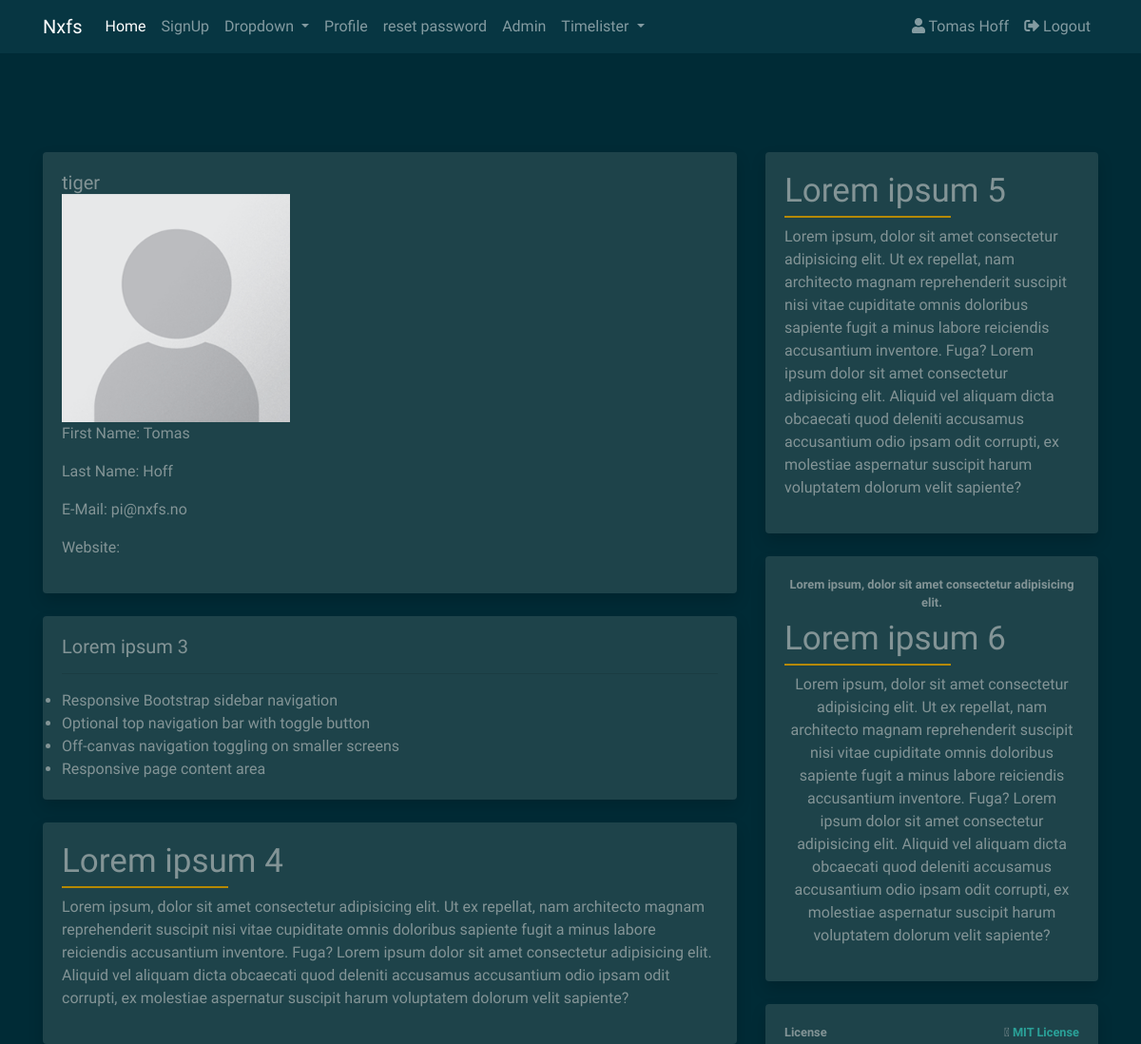
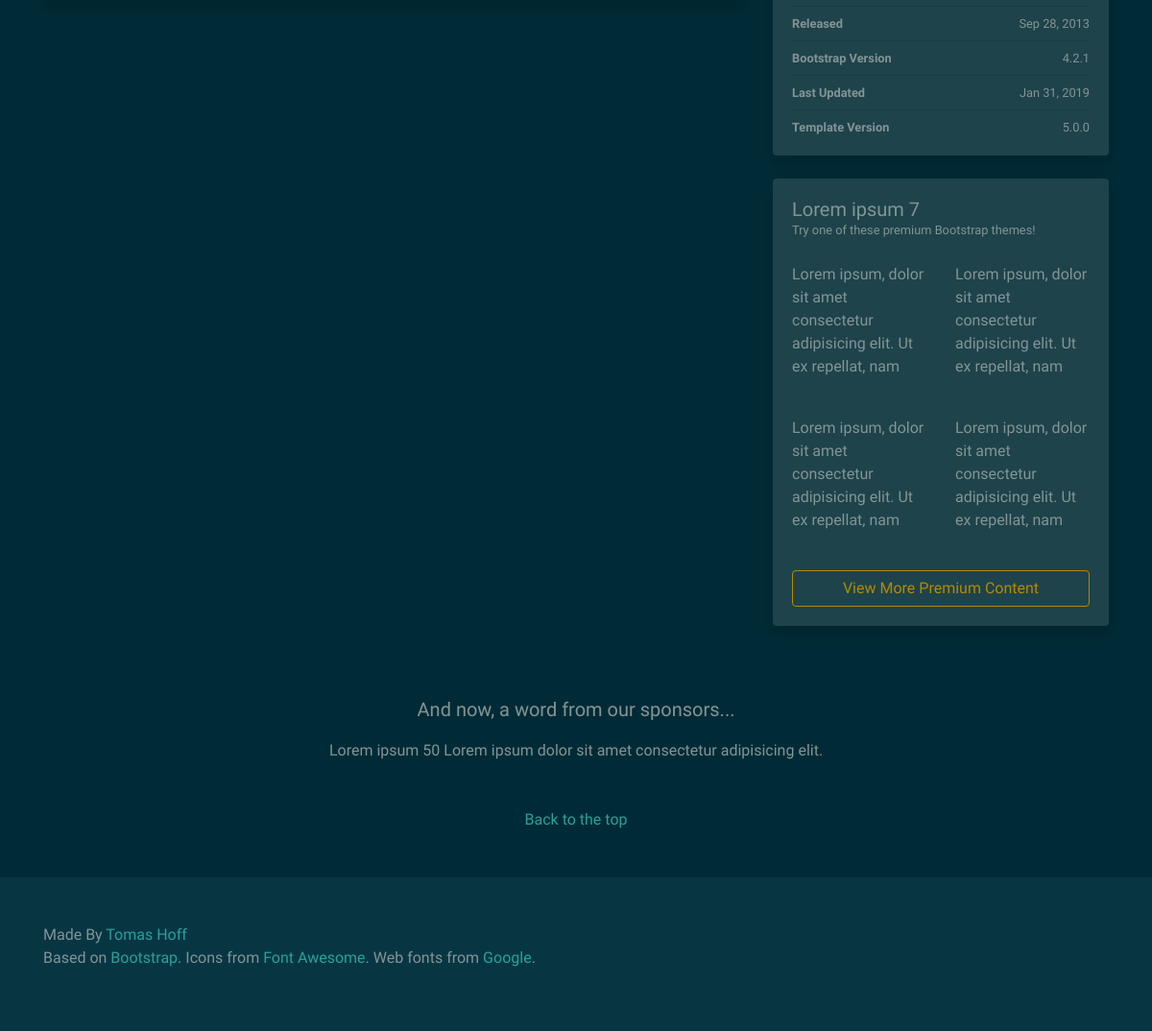
The app's page /users/profile/ (signed in) with its own data (2 pictures, top to bottom).
### users/models.py (models this page shows, shortened)
class CustomUser(AbstractUser):
    objects = CustomUserManager()
    city = models.CharField(max_length=50, blank=True)
    country = models.CharField(max_length=50, blank=True)
    website = models.URLField(blank=True)
    phone = models.IntegerField(default=0)
    profile_picture = models.ImageField(
        upload_to='profile_image', default='default/profile.png')

### users/views.py (the view)
def profile(request):
    return render(request, 'users/profile.html')

### srv/context_processors.py (called while the page is built)
def custom_context(request):
    navbarloginform = LoginForm(request.POST or None)
    return {
        'navbarloginform': navbarloginform
    }

### templates/users/profile.html (shortened to what this page needs)
{% extends 'base.html' %}
{% block content %}
{% load crispy_forms_tags %}
<div class="col-lg-8">
    <div class="card border-0 shadow mb-4">
        <div class="card-body">
            <h5 class="m-0">{{ user.username }}</h5>
            <img src="{{ user.profile_picture.url }}" width="240">
            <p>First Name: {{ user.first_name }}</p>
            <p>Last Name: {{ user.last_name }}</p>
            <p>E-Mail: {{ user.email }}</p>
            <p>Website: {{ user.website }}</p>
        </div>
    </div>
    <div class="card border-0 shadow mb-4">
        <div class="card-body">
            <h5 class="m-0">Lorem ipsum 3</h5>
            <hr>
            <ul class="mb-0">
                <li>Responsive Bootstrap sidebar navigation</li>
                <li>Optional top navigation bar with toggle button</li>
                <li>Off-canvas navigation toggling on smaller screens</li>
                <li>Responsive page content area</li>
            </ul>
        </div>
    </div>
    <div class="card border-0 shadow mb-4">
        <div class="card-body">
            <div class="disqus-comments">
                <h2>Lorem ipsum 4</h2>
                <p>Lorem ipsum, dolor sit amet consectetur adipisicing elit. Ut ex repellat, nam architecto
                    magnam
                    reprehenderit suscipit nisi vitae cupiditate omnis doloribus sapiente fugit a minus
                    labore
                    reiciendis accusantium inventore. Fuga? Lorem ipsum dolor sit amet consectetur
                    adipisicing elit.
                    Aliquid vel aliquam dicta obcaecati quod deleniti accusamus accusantium odio ipsam odit
                    corrupti, ex
                    molestiae aspernatur suscipit harum voluptatem dolorum velit sapiente?</p>
            </div>
        </div>
    </div>
</div>
<div class="col-lg-4">
    <div class="card border-0 shadow mb-4 d-none d-lg-block">
        <div class="card-body">
            <h2>Lorem ipsum 5</h2>
            <p>Lorem ipsum, dolor sit amet consectetur adipisicing elit. Ut ex repellat,
                nam architecto
                magnam
                reprehenderit suscipit nisi vitae cupiditate omnis doloribus sapiente
                fugit a minus
                labore
                reiciendis accusantium inventore. Fuga? Lorem ipsum dolor sit amet
                consectetur
                adipisicing elit.
                Aliquid vel aliquam dicta obcaecati quod deleniti accusamus accusantium
                odio ipsam odit
                corrupti, ex
                molestiae aspernatur suscipit harum voluptatem dolorum velit sapiente?
            </p>
        </div>
    </div>
    <div class="card border-0 shadow mb-4 text-center">
        <div class="card-body">
            <div class="small mb-2 font-weight-bold">
                Lorem ipsum, dolor sit amet consectetur adipisicing elit.
            </div>
            <h2>Lorem ipsum 6</h2>
            <p>Lorem ipsum, dolor sit amet consectetur adipisicing elit. Ut ex repellat, nam architecto
                magnam
                reprehenderit suscipit nisi vitae cupiditate omnis doloribus sapiente fugit a minus
                labore
                reiciendis accusantium inventore. Fuga? Lorem ipsum dolor sit amet consectetur
                adipisicing elit.
                Aliquid vel aliquam dicta obcaecati quod deleniti accusamus accusantium odio ipsam odit
                corrupti, ex
                molestiae aspernatur suscipit harum voluptatem dolorum velit sapiente?</p>
        </div>
    </div>
    <div class="card border-0 shadow mb-4">
        <div class="card-body">
            <div class="d-flex justify-content-between small">
                <span class="font-weight-bold">License</span>
                <span><i class="fal fa-balance-scale"></i> <a class="font-weight-bold"
                        href="https://github.com/BlackrockDigital/startbootstrap-simple-sidebar/blob/master/LICENSE">MIT
                        License</a></span>
            </div>
            <hr class="my-2">
            <div class="d-flex justify-content-between small">
                <span class="font-weight-bold">Released</span>
                <span>Sep 28, 2013</span>
            </div>
            <hr class="my-2">
            <div class="d-flex justify-content-between small">
                <span class="font-weight-bold">Bootstrap Version</span>
                <span>4.2.1</span>
            </div>
            <hr class="my-2">
            <div class="d-flex justify-content-between small">
                <span class="font-weight-bold">Last Updated</span>
                <span>Jan 31, 2019</span>
            </div>
            <hr class="my-2">
            <div class="d-flex justify-content-between small">
                <span class="font-weight-bold">Template Version</span>
                <span>5.0.0</span>
            </div>
        </div>
    </div>
    <div class="card border-0 shadow mb-4">
        <div class="card-body">
            <h5 class="mb-0">Lorem ipsum 7</h5>
            <p class="small mb-4">Try one of these premium Bootstrap themes!</p>
            <div class="row">
                <div class="col-6 mb-4">
                    <div class="item-preview">
                        <p>Lorem ipsum, dolor sit amet consectetur adipisicing elit. Ut ex repellat, nam
                        </p>
                    </div>
                </div>
                <div class="col-6 mb-4">
                    <div class="item-preview">
                        <p>Lorem ipsum, dolor sit amet consectetur adipisicing elit. Ut ex repellat, nam
                        </p>
                    </div>
                </div>
                <div class="col-6 mb-4">
                    <div class="item-preview">
                        <p>Lorem ipsum, dolor sit amet consectetur adipisicing elit. Ut ex repellat, nam
                        </p>
                    </div>
                </div>
                <div class="col-6 mb-4">
                    <div class="item-preview">
                        <p>Lorem ipsum, dolor sit amet consectetur adipisicing elit. Ut ex repellat, nam
                        </p>
                    </div>
                </div>
            </div>
            <a href="#" class="btn btn-outline-primary btn-block">View
                More Premium Content</a>
        </div>
    </div>
</div>
{% endblock content %}

### templates/func/name.html
{% if user.first_name == '' %}
{{ user.username|title }}
{% else %}
{{ user.first_name|title }} {{ user.last_name|title }}
{% endif %}

### static_in_env/css/custom.css (style rules this page uses)
* { margin: 0; padding: 0; }
.card-body h2 { font-weight: 500; font-size: 35px; text-align: left; position: relative; padding: 0px 0 5px; margin-bottom: 10px; }
.card-body h2::after { background: #B58900; width: 175px; height: 2px; content: ""; position: absolute; top: 100%; left: 0%; transform: translateX(-0%); -o-transform: translateX(-0%); -ms-transform: translateX(-0%); -moz-transform: translateX(-0%); -webkit-transform: translateX(-0%); }

### records on screen
CustomUser: first_name "Tomas", last_name "Hoff", username "tiger", profile_picture (placeholder picture), email "pi@nxfs.no"
